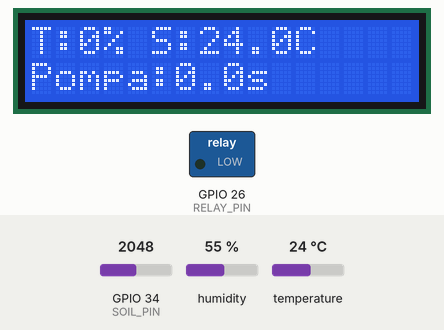
Recording of a sketch running on a simulated ESP32. On the bench: 16×2 character LCD, switched loads named in the sketch (green lamp = pin HIGH). Inputs (shaded band) come from the test bench; at power-on: GPIO 34 (SOIL_PIN) = 2048, temperature 24 °C, humidity 55 %. What the sketch prints to the serial monitor is not drawn.

Above: at 3.4 s.
3.5 s: GPIO 34 (SOIL_PIN) set to 917
5.5 s: GPIO 34 (SOIL_PIN) set to 818
At 6.9 s:
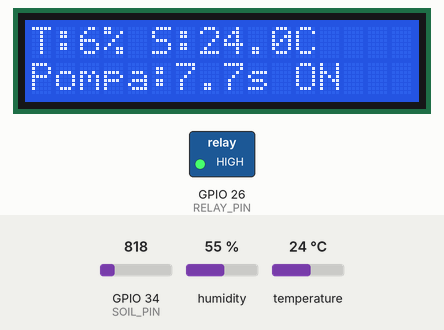
14.5 s: temperature set to 12 °C
At 22.1 s:
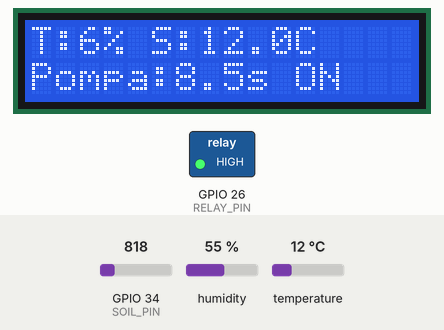
23.3 s: temperature set to 19 °C
At 30.7 s:
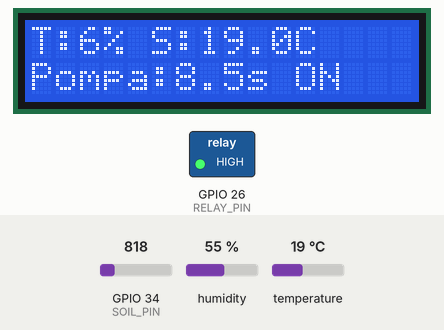
31.8 s: temperature set to 28 °C
At 39.3 s:
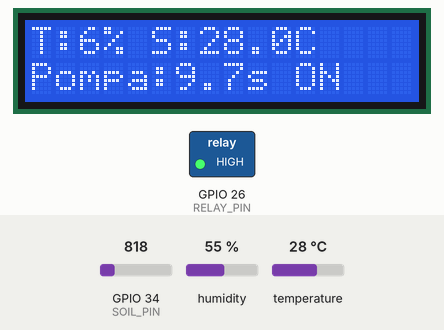
40.4 s: GPIO 34 (SOIL_PIN) set to 533
At 49.2 s:
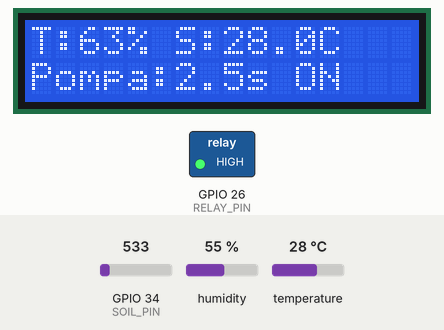
49.4 s: GPIO 34 (SOIL_PIN) set to 456
At 51.19 s:
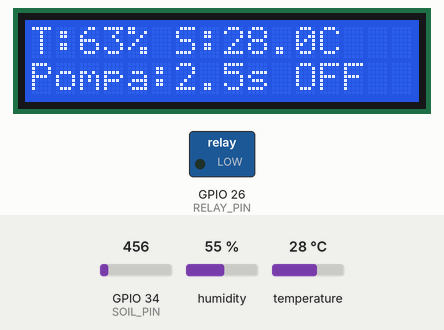
Timing chart, 0 to 52.7 s (numbered marks = the images above; inputs shaded):
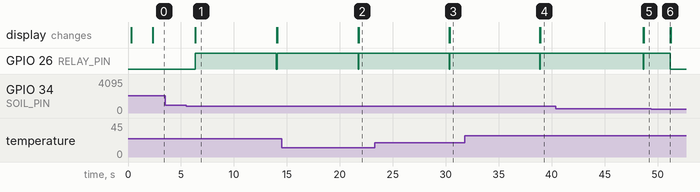

The sketch:

Fuzzy_Tsukamoto.ino
```cpp
/*
 * ============================================================
 *  PENYIRAM TANAMAN OTOMATIS - FUZZY TSUKAMOTO
 *  Metode : Tsukamoto (MIN inference, monoton output,
 *           invers fungsi keanggotaan, Weighted Average)
 *  Input  : Kelembapan Tanah (%), Suhu Udara (°C)
 *  Output : Durasi Pompa (0 - 10 detik)
 *  Tanpa library fuzzy apapun
 *
 *  HARDWARE (ESP32):
 *  - Soil sensor  : GPIO 34 (ADC1_CH6, input-only)
 *  - DHT11        : GPIO 4
 *  - Relay pompa  : GPIO 26
 *  - LCD I2C      : SDA=21, SCL=22
 * ============================================================
 */

#include <DHT.h>
#include <Wire.h>
#include <LiquidCrystal_I2C.h>

// ===================== PIN ESP32 ============================
#define SOIL_PIN    34      // Sensor kelembapan tanah (ADC1_CH6)
#define DHT_PIN     4       // DHT11
#define DHT_TYPE    DHT11   // ← DIUBAH dari DHT22 ke DHT11
#define RELAY_PIN   26      // Relay pompa

// LCD I2C
#define I2C_SDA     21
#define I2C_SCL     22

DHT dht(DHT_PIN, DHT_TYPE);
LiquidCrystal_I2C lcd(0x27, 16, 2);

// ===================== KALIBRASI SENSOR TANAH ===============
// Nilai ini HARUS dikalibrasi ulang sesuai hardware Anda
const int SOIL_DRY = 850;   // ADC saat tanah kering (udara)
const int SOIL_WET = 350;   // ADC saat tanah basah (air)

// ===================== VARIABEL GLOBAL ======================
float soilPercent  = 0;
float temperature  = 0;
float humidity     = 0;
float pumpDuration = 0;

unsigned long lastRead = 0;
const unsigned long READ_INTERVAL = 2000;   // DHT11 minimal 1 detik

// ============================================================
//         FUNGSI KEANGGOTAAN INPUT (SEGITIGA & TRAPESIUM)
// ============================================================

float segitiga(float x, float a, float b, float c) {
  if (b <= a || c <= b) return (x >= a && x <= c) ? 1.0 : 0.0;
  if (x <= a || x >= c) return 0.0;
  if (x == b) return 1.0;
  if (x < b)  return (x - a) / (b - a);
  return (c - x) / (c - b);
}

float trapesium(float x, float a, float b, float c, float d) {
  if (x <= a || x >= d) return 0.0;
  if (x >= b && x <= c) return 1.0;
  if (x < b) {
    if (b <= a) return 1.0;
    return (x - a) / (b - a);
  }
  if (d <= c) return 1.0;
  return (d - x) / (d - c);
}

// ---------- KELEMBAPAN TANAH ----------
float soilKering(float x) { return trapesium(x, 0,   0,  30, 45); }
float soilSedang(float x) { return segitiga (x, 30, 50, 70);       }
float soilBasah (float x) { return trapesium(x, 55, 70, 100, 100); }

// ---------- SUHU UDARA ----------
// Catatan: DHT11 range 0-50°C, jadi suhuDingin/Panas disesuaikan
float suhuDingin(float x) { return trapesium(x, 0,   0,  20, 27); }
float suhuNormal(float x) { return segitiga (x, 22, 29, 36);      }
float suhuPanas (float x) { return trapesium(x, 32, 38, 50, 50);  }

// ============================================================
//         FUNGSI KEANGGOTAAN OUTPUT (MONOTON - TSUKAMOTO)
// ============================================================

float outMati(float z) {
  if (z <= 0.0)  return 1.0;
  if (z >= 2.5)  return 0.0;
  return (2.5 - z) / 2.5;
}

float outSebentar(float z) {
  if (z <= 1.5) return 0.0;
  if (z >= 4.0) return 1.0;
  return (z - 1.5) / 2.5;
}

float outSedang(float z) {
  if (z <= 4.0) return 0.0;
  if (z >= 6.5) return 1.0;
  return (z - 4.0) / 2.5;
}

float outLama(float z) {
  if (z <= 6.0) return 0.0;
  if (z >= 8.5) return 1.0;
  return (z - 6.0) / 2.5;
}

float outSangatLama(float z) {
  if (z <= 8.0)  return 0.0;
  if (z >= 10.0) return 1.0;
  return (z - 8.0) / 2.0;
}

// ============================================================
//         FUNGSI INVERS OUTPUT (UNTUK TSUKAMOTO)
// ============================================================

float invMati(float alpha)       { return 2.5 - 2.5 * alpha; }
float invSebentar(float alpha)   { return 1.5 + 2.5 * alpha; }
float invSedang(float alpha)     { return 4.0 + 2.5 * alpha; }
float invLama(float alpha)       { return 6.0 + 2.5 * alpha; }
float invSangatLama(float alpha) { return 8.0 + 2.0 * alpha; }

// ============================================================
//   FUNGSI MIN
// ============================================================
float minimum(float a, float b) { return (a < b) ? a : b; }

// ============================================================
//               FUZZY TSUKAMOTO - INTI SISTEM
// ============================================================

float hitungDurasiTsukamoto(float kelembapan, float suhu) {

  // ---------- 1. FUZZIFIKASI INPUT ----------
  float sKering = soilKering(kelembapan);
  float sSedang = soilSedang(kelembapan);
  float sBasah  = soilBasah (kelembapan);

  float tDingin = suhuDingin(suhu);
  float tNormal = suhuNormal(suhu);
  float tPanas  = suhuPanas (suhu);

  // ---------- 2. FIRING STRENGTH (α-predikat) tiap rule ----------
  float a1 = minimum(sKering, tDingin);  // Kering & Dingin  -> Lama
  float a2 = minimum(sKering, tNormal);  // Kering & Normal  -> Sangat Lama
  float a3 = minimum(sKering, tPanas );  // Kering & Panas   -> Sangat Lama

  float a4 = minimum(sSedang, tDingin);  // Sedang & Dingin  -> Sebentar
  float a5 = minimum(sSedang, tNormal);  // Sedang & Normal  -> Sedang
  float a6 = minimum(sSedang, tPanas );  // Sedang & Panas   -> Lama

  float a7 = minimum(sBasah,  tDingin);  // Basah & Dingin   -> Mati
  float a8 = minimum(sBasah,  tNormal);  // Basah & Normal   -> Mati
  float a9 = minimum(sBasah,  tPanas );  // Basah & Panas    -> Sebentar

  // ---------- 3. INVERS FUNGSI KEANGGOTAAN OUTPUT ----------
  float z1 = invLama(a1);
  float z2 = invSangatLama(a2);
  float z3 = invSangatLama(a3);

  float z4 = invSebentar(a4);
  float z5 = invSedang(a5);
  float z6 = invLama(a6);

  float z7 = invMati(a7);
  float z8 = invMati(a8);
  float z9 = invSebentar(a9);

  // ---------- 4. DEFUZZIFIKASI WEIGHTED AVERAGE ----------
  float num = a1*z1 + a2*z2 + a3*z3
            + a4*z4 + a5*z5 + a6*z6
            + a7*z7 + a8*z8 + a9*z9;

  float den = a1 + a2 + a3 + a4 + a5 + a6 + a7 + a8 + a9;

  if (den < 0.0001) return 0.0;
  return num / den;
}

// ============================================================
//               BACA SENSOR
// ============================================================
float bacaKelembapanTanah() {
  // Rata-rata 8 sampel untuk stabilkan ADC ESP32
  long sum = 0;
  const int N = 8;
  for (int i = 0; i < N; i++) {
    sum += analogRead(SOIL_PIN);
    delayMicroseconds(200);
  }
  float adc = (float)sum / (float)N;

  // Mapping float: SOIL_DRY -> 0%, SOIL_WET -> 100%
  float persen = (SOIL_DRY - adc) * 100.0 / (float)(SOIL_DRY - SOIL_WET);
  if (persen < 0)   persen = 0;
  if (persen > 100) persen = 100;
  return persen;
}

// ============================================================
//               SETUP
// ============================================================
void setup() {
  Serial.begin(115200);
  delay(200);

  pinMode(RELAY_PIN, OUTPUT);
  digitalWrite(RELAY_PIN, LOW);   // Pompa OFF (active HIGH)

  dht.begin();

  Wire.begin(I2C_SDA, I2C_SCL);
  lcd.init();
  lcd.backlight();
  lcd.setCursor(0, 0); lcd.print("Penyiram Fuzzy");
  lcd.setCursor(0, 1); lcd.print("Tsukamoto DHT11");
  delay(2000);
  lcd.clear();

  Serial.println("=== Fuzzy Tsukamoto Penyiram Tanaman (DHT11) ===");
  Serial.println("Pin: Soil=34, DHT=4, Relay=26");
}

// ============================================================
//               LOOP UTAMA
// ============================================================
void loop() {
  if (millis() - lastRead >= READ_INTERVAL) {
    lastRead = millis();

    // --- Baca sensor ---
    soilPercent = bacaKelembapanTanah();
    temperature = dht.readTemperature();
    humidity    = dht.readHumidity();

    if (isnan(temperature) || isnan(humidity)) {
      Serial.println("Gagal baca DHT11!");
      lcd.clear();
      lcd.setCursor(0, 0); lcd.print("DHT11 Error!");
      lcd.setCursor(0, 1); lcd.print("Cek wiring...");
      return;
    }

    // --- Fuzzy Tsukamoto ---
    pumpDuration = hitungDurasiTsukamoto(soilPercent, temperature);

    // --- Serial Monitor ---
    Serial.print("Tanah="); Serial.print(soilPercent, 1); Serial.print("% | ");
    Serial.print("Suhu=");  Serial.print(temperature, 1); Serial.print("C | ");
    Serial.print("Hum=");   Serial.print(humidity, 1);    Serial.print("% | ");
    Serial.print("Durasi="); Serial.print(pumpDuration, 2); Serial.println(" s");

    // --- LCD ---
    lcd.clear();
    lcd.setCursor(0, 0);
    lcd.print("T:"); lcd.print(soilPercent, 0); lcd.print("% ");
    lcd.print("S:"); lcd.print(temperature, 1); lcd.print("C");
    lcd.setCursor(0, 1);
    lcd.print("Pompa:"); lcd.print(pumpDuration, 1); lcd.print("s ");

    // --- Aktuasi pompa ---
    if (pumpDuration > 0.5) {
      Serial.println(">> Pompa ON");
      lcd.setCursor(11, 1); lcd.print("ON ");
      digitalWrite(RELAY_PIN, HIGH);
      delay((unsigned long)(pumpDuration * 1000));
      digitalWrite(RELAY_PIN, LOW);
      Serial.println(">> Pompa OFF");
      lcd.setCursor(11, 1); lcd.print("OFF");
    }
  }
}
```

Measured:
- the behaviour switches between 850 and 849 on GPIO 34 (SOIL_PIN) (found by bisection; images 0 and 1)
- the behaviour switches between 504 and 503 on GPIO 34 (SOIL_PIN) (found by bisection; images 5 and 6)
- after the input at 3.5 s, every drawn part: stays the same
- after the input at 5.5 s, GPIO 26 (RELAY_PIN): LOW → HIGH after 0.85 s, → LOW 7.7 s later, → HIGH 0.06 s later; the display: changes after 0.85 s (image 1)
- after the input at 14.5 s, the display: first differs from a run without the input after 7.3 s (image 2)
- after the input at 23.3 s, the display: first differs from a run without the input after 7.1 s (image 3)
- after the input at 31.8 s, the display: first differs from a run without the input after 7.1 s (image 4)
- after the input at 40.4 s, the display: first differs from a run without the input after 8.3 s (image 5)
- after the input at 49.4 s, GPIO 26 (RELAY_PIN): goes on until 51.2 s, then stays LOW
